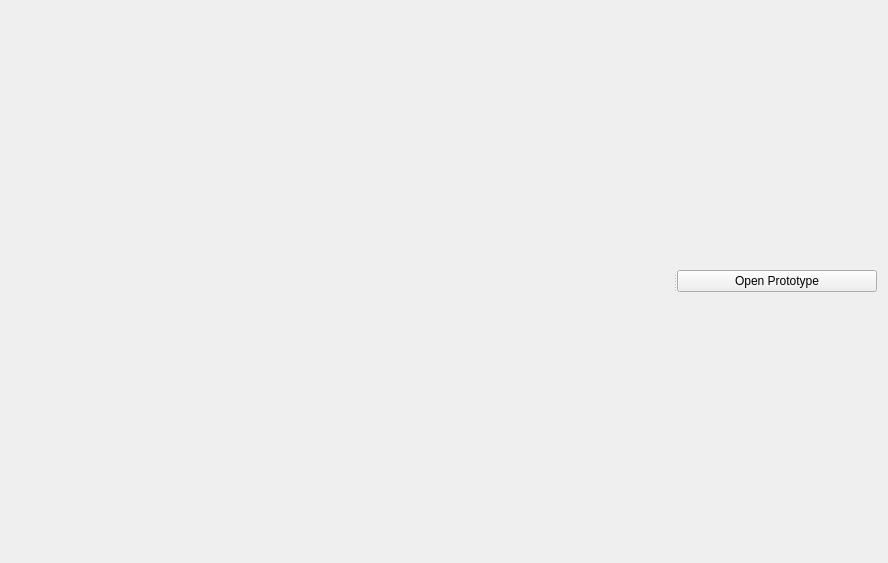
<?xml version="1.0" encoding="UTF-8"?>
<ui version="4.0">
 <class>Form</class>
 <widget class="QWidget" name="Form">
  <property name="geometry">
   <rect>
    <x>0</x>
    <y>0</y>
    <width>888</width>
    <height>563</height>
   </rect>
  </property>
  <property name="windowTitle">
   <string>Form</string>
  </property>
  <layout class="QGridLayout" name="gridLayout">
   <item row="0" column="0">
    <widget class="QSplitter" name="splitter">
     <property name="orientation">
      <enum>Qt::Horizontal</enum>
     </property>
     <widget class="Canvas" name="canvas" native="true"/>
     <widget class="QWidget" name="widget" native="true">
      <property name="sizePolicy">
       <sizepolicy hsizetype="Minimum" vsizetype="Minimum">
        <horstretch>0</horstretch>
        <verstretch>0</verstretch>
       </sizepolicy>
      </property>
      <property name="maximumSize">
       <size>
        <width>200</width>
        <height>16777215</height>
       </size>
      </property>
      <layout class="QGridLayout" name="gridLayout_2">
       <item row="0" column="0" colspan="2">
        <widget class="QPushButton" name="openProto">
         <property name="text">
          <string>Open Prototype</string>
         </property>
        </widget>
       </item>
      </layout>
     </widget>
    </widget>
   </item>
  </layout>
 </widget>
 <customwidgets>
  <customwidget>
   <class>Canvas</class>
   <extends>QWidget</extends>
   <header>pcot.ui.canvas</header>
   <container>1</container>
  </customwidget>
 </customwidgets>
 <resources/>
 <connections/>
</ui>
